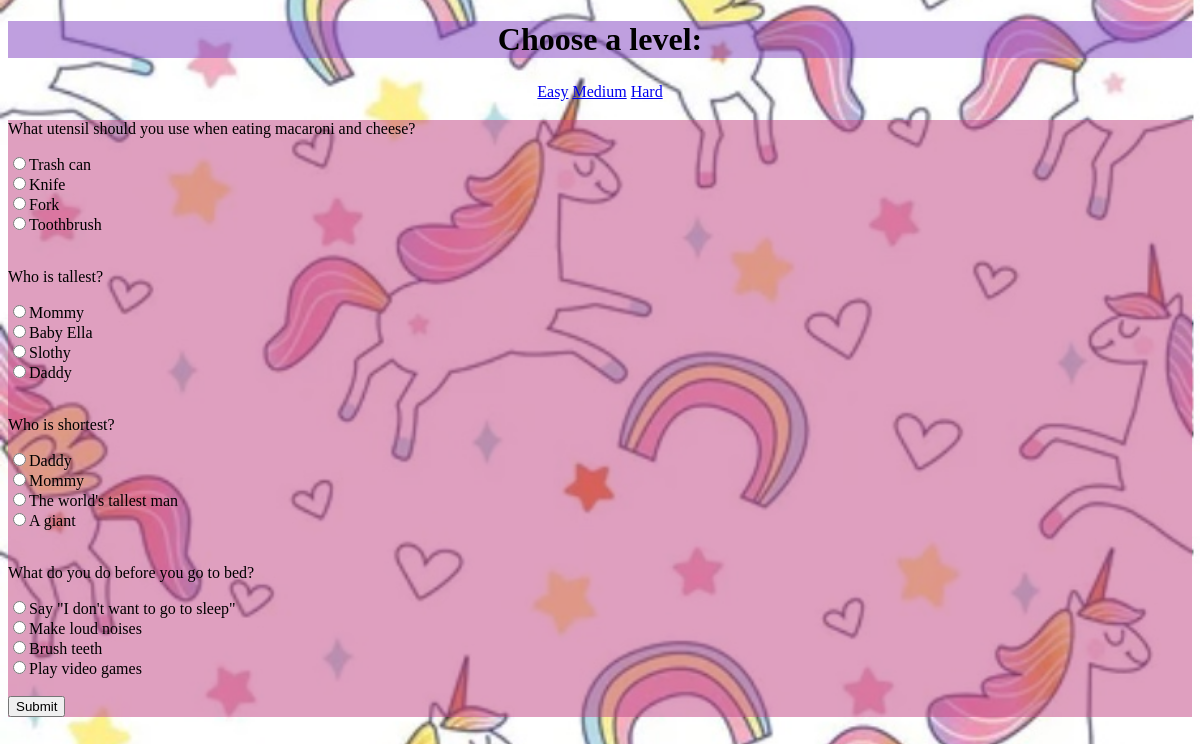
The app's page /easy with its own data.
### tables this page shows
CREATE TABLE q_a (
id INTEGER PRIMARY KEY AUTOINCREMENT NOT NULL,
question TEXT NOT NULL,
answer TEXT NOT NULL,
option1 TEXT NOT NULL,
option2 TEXT NOT NULL,
option3 TEXT NOT NULL,
level TEXT NOT NULL
);

### quiz_game.py (the view)
@app.route('/easy', methods=['GET', 'POST'])
def easy():
    connection = sqlite3.connect('q_a.db')
    db = connection.cursor()
    easy = db.execute("SELECT id, question, answer, option1, option2, option3 FROM q_a WHERE level = 'easy'")
    easy_qs = list(map(list, easy.fetchall()))
    for row in easy_qs:
        options = [row[2], row[3], row[4], row[5]]
        shuffle(options)
        row[2] = options[0]
        row[3] = options[1]
        row[4] = options[2]
        row[5] = options[3]
    return render_template("easy.html", easy_qs=easy_qs)

### templates/easy.html (shortened to what this page needs)
{% extends "layout.html" %}
{% block main %}
<form action="/results" method="post">
    <div>
        {% for row in range(easy_qs|length) %}
            <p>{{ easy_qs[row][1] }}</p>
            <input name="question{{ row }}" type="radio" value="{{ easy_qs[row][2] }}">{{ easy_qs[row][2] }}<br>
            <input name="question{{ row }}" type="radio" value="{{ easy_qs[row][3] }}">{{ easy_qs[row][3] }}<br>
            <input name="question{{ row }}" type="radio" value="{{ easy_qs[row][4] }}">{{ easy_qs[row][4] }}<br>
            <input name="question{{ row }}" type="radio" value="{{ easy_qs[row][5] }}">{{ easy_qs[row][5] }}<br>
        <br>
        {% endfor %}
    </div>
    <input type="submit">
</form>
{% endblock %}

### static/style.css (style rules this page uses)
body { background-image: url('unicorn.jpg'); background-size: cover; background-position: center; background-attachment: fixed; }

### records on screen
q_a: question "What utensil should you use when eating macaroni and cheese?", option3 "Trash can", option1 "Knife", answer "Fork", option2 "Toothbrush"
q_a: question "Who is tallest?", option1 "Mommy", option2 "Baby Ella", option3 "Slothy", answer "Daddy"
q_a: question "Who is shortest?", option1 "Daddy", answer "Mommy", option3 "The world's tallest man", option2 "A giant"
q_a: question "What do you do before you go to bed?", option3 "Say \"I don't want to go to sleep\"", option2 "Make loud noises", answer "Brush teeth", option1 "Play video games"
